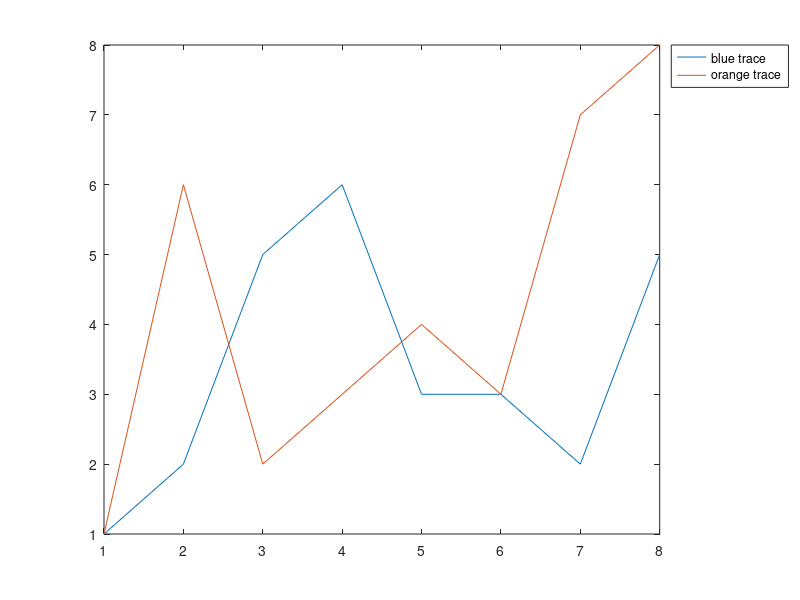

This figure's MATLAB source: (Note: this script raises an error after producing the figure.)

fig = figure; 
plot([1 2 3 4 5 6 7 8],[1 2 5 6 3 3 2 5]); 
hold on
plot([1 2 3 4 5 6 7 8],[1 6 2 3 4 3 7 8]); 
legend('blue trace','orange trace','Location','BestOutside'); 

% PLOTLY 
response = fig2plotly(fig,'name','matlab_legend_outside');
plotly_url = response.url;
